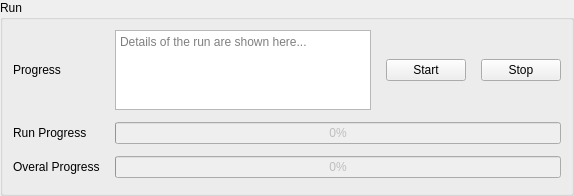
               <widget class="QGroupBox" name="groupBox_12">
                <property name="sizePolicy">
                 <sizepolicy hsizetype="Expanding" vsizetype="Fixed">
                  <horstretch>0</horstretch>
                  <verstretch>0</verstretch>
                 </sizepolicy>
                </property>
                <property name="title">
                 <string>Run</string>
                </property>
                <layout class="QGridLayout" name="gridLayout_29">
                 <property name="leftMargin">
                  <number>10</number>
                 </property>
                 <property name="topMargin">
                  <number>10</number>
                 </property>
                 <property name="rightMargin">
                  <number>10</number>
                 </property>
                 <property name="bottomMargin">
                  <number>15</number>
                 </property>
                 <item row="0" column="0">
                  <layout class="QGridLayout" name="gridLayout_30">
                   <property name="horizontalSpacing">
                    <number>15</number>
                   </property>
                   <property name="verticalSpacing">
                    <number>12</number>
                   </property>
                   <item row="0" column="0">
                    <widget class="QLabel" name="label_32">
                     <property name="text">
                      <string>Progress</string>
                     </property>
                    </widget>
                   </item>
                   <item row="1" column="0">
                    <widget class="QLabel" name="label_33">
                     <property name="text">
                      <string>Run Progress</string>
                     </property>
                    </widget>
                   </item>
                   <item row="0" column="2">
                    <widget class="QPushButton" name="run_start_PB_2">
                     <property name="enabled">
                      <bool>true</bool>
                     </property>
                     <property name="styleSheet">
                      <string notr="true"/>
                     </property>
                     <property name="text">
                      <string>Start</string>
                     </property>
                    </widget>
                   </item>
                   <item row="0" column="3">
                    <widget class="QPushButton" name="run_stop_PB_2">
                     <property name="enabled">
                      <bool>true</bool>
                     </property>
                     <property name="text">
                      <string>Stop</string>
                     </property>
                    </widget>
                   </item>
                   <item row="2" column="1" colspan="3">
                    <widget class="QProgressBar" name="run_overalprogress_PBar_2">
                     <property name="enabled">
                      <bool>false</bool>
                     </property>
                     <property name="styleSheet">
                      <string notr="true"/>
                     </property>
                     <property name="value">
                      <number>0</number>
                     </property>
                     <property name="textVisible">
                      <bool>true</bool>
                     </property>
                    </widget>
                   </item>
                   <item row="1" column="1" colspan="3">
                    <widget class="QProgressBar" name="run_progress_PBar_2">
                     <property name="enabled">
                      <bool>false</bool>
                     </property>
                     <property name="styleSheet">
                      <string notr="true"/>
                     </property>
                     <property name="value">
                      <number>0</number>
                     </property>
                    </widget>
                   </item>
                   <item row="2" column="0">
                    <widget class="QLabel" name="label_34">
                     <property name="text">
                      <string>Overal Progress</string>
                     </property>
                    </widget>
                   </item>
                   <item row="0" column="1">
                    <widget class="QPlainTextEdit" name="run_progress_TE_2">
                     <property name="sizePolicy">
                      <sizepolicy hsizetype="Expanding" vsizetype="Fixed">
                       <horstretch>0</horstretch>
                       <verstretch>0</verstretch>
                      </sizepolicy>
                     </property>
                     <property name="maximumSize">
                      <size>
                       <width>16777215</width>
                       <height>80</height>
                      </size>
                     </property>
                     <property name="layoutDirection">
                      <enum>Qt::LeftToRight</enum>
                     </property>
                     <property name="frameShape">
                      <enum>QFrame::StyledPanel</enum>
                     </property>
                     <property name="midLineWidth">
                      <number>3</number>
                     </property>
                     <property name="horizontalScrollBarPolicy">
                      <enum>Qt::ScrollBarAsNeeded</enum>
                     </property>
                     <property name="tabChangesFocus">
                      <bool>true</bool>
                     </property>
                     <property name="undoRedoEnabled">
                      <bool>false</bool>
                     </property>
                     <property name="readOnly">
                      <bool>true</bool>
                     </property>
                     <property name="textInteractionFlags">
                      <set>Qt::TextSelectableByKeyboard|Qt::TextSelectableByMouse</set>
                     </property>
                     <property name="centerOnScroll">
                      <bool>true</bool>
                     </property>
                     <property name="placeholderText">
                      <string>Details of the run are shown here...</string>
                     </property>
                    </widget>
                   </item>
                  </layout>
                 </item>
                </layout>
               </widget>
